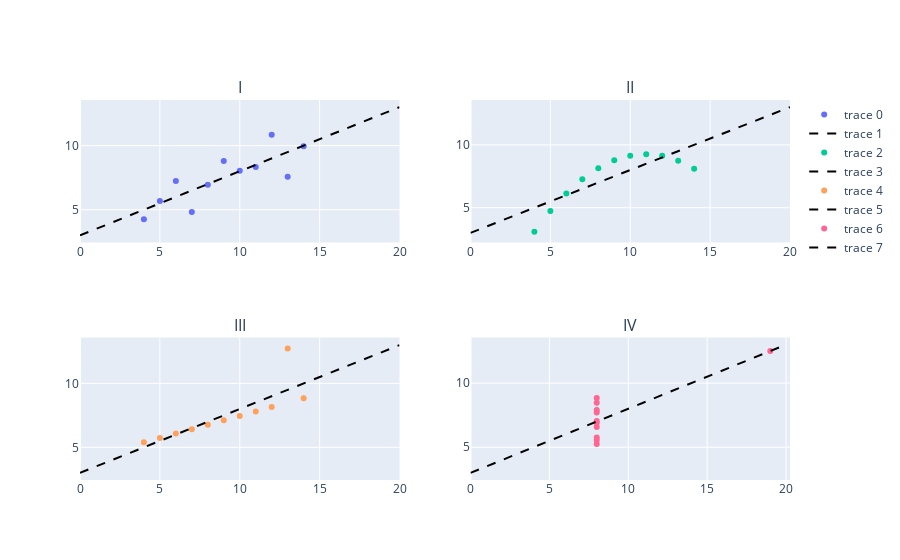

Notebook code for this chart:
### Code cell
import plotly.subplots

pl_fig = plotly.subplots.make_subplots(rows=2, cols=2, subplot_titles=("I", "II", "III", "IV"))

def pl_plot_quartet(df, ax):
    coef = np.polyfit(df.x, df.y, 1)
    poly1d_fn = np.poly1d(coef)
    pl_fig.add_scatter(x=df.x, y=df.y, row=ax[0], col=ax[1], mode="markers")
    pl_fig.add_scatter(x=xs, y=poly1d_fn(xs), row=ax[0], col=ax[1], mode="lines", line_color='black', line_dash='dash') 

pl_plot_quartet(q1, (1,1))
pl_plot_quartet(q2, (1,2))
pl_plot_quartet(q3, (2,1))
pl_plot_quartet(q4, (2,2))

pl_fig.show()

### Figure 1 — Plotly figure (JSON) as saved in the notebook; plotly's stock layout.template omitted (floating-point values rounded to 4 significant figures)
{"data": [{"mode": "markers", "type": "scatter", "x": [10, 8, 13, 9, 11, 14, 6, 4, 12, 7, 5], "xaxis": "x", "y": [8.04, 6.95, 7.58, 8.81, 8.33, 9.96, 7.24, 4.26, 10.84, 4.82, 5.68], "yaxis": "y"}, {"line": {"color": "black", "dash": "dash"}, "mode": "lines", "type": "scatter", "x": [0, 20], "xaxis": "x", "y": [3.0, 13.0], "yaxis": "y"}, {"mode": "markers", "type": "scatter", "x": [10, 8, 13, 9, 11, 14, 6, 4, 12, 7, 5], "xaxis": "x2", "y": [9.14, 8.14, 8.74, 8.77, 9.26, 8.1, 6.13, 3.1, 9.13, 7.26, 4.74], "yaxis": "y2"}, {"line": {"color": "black", "dash": "dash"}, "mode": "lines", "type": "scatter", "x": [0, 20], "xaxis": "x2", "y": [3.001, 13.0], "yaxis": "y2"}, {"mode": "markers", "type": "scatter", "x": [10, 8, 13, 9, 11, 14, 6, 4, 12, 7, 5], "xaxis": "x3", "y": [7.46, 6.77, 12.74, 7.11, 7.81, 8.84, 6.08, 5.39, 8.15, 6.42, 5.73], "yaxis": "y3"}, {"line": {"color": "black", "dash": "dash"}, "mode": "lines", "type": "scatter", "x": [0, 20], "xaxis": "x3", "y": [3.002, 13.0], "yaxis": "y3"}, {"mode": "markers", "type": "scatter", "x": [8, 8, 8, 8, 8, 8, 8, 19, 8, 8, 8], "xaxis": "x4", "y": [6.58, 5.76, 7.71, 8.84, 8.47, 7.04, 5.25, 12.5, 5.56, 7.91, 6.89], "yaxis": "y4"}, {"line": {"color": "black", "dash": "dash"}, "mode": "lines", "type": "scatter", "x": [0, 20], "xaxis": "x4", "y": [3.002, 13.0], "yaxis": "y4"}], "layout": {"annotations": [{"font": {"size": 16}, "showarrow": false, "text": "I", "x": 0.225, "xanchor": "center", "xref": "paper", "y": 1, "yanchor": "bottom", "yref": "paper"}, {"font": {"size": 16}, "showarrow": false, "text": "II", "x": 0.775, "xanchor": "center", "xref": "paper", "y": 1, "yanchor": "bottom", "yref": "paper"}, {"font": {"size": 16}, "showarrow": false, "text": "III", "x": 0.225, "xanchor": "center", "xref": "paper", "y": 0.375, "yanchor": "bottom", "yref": "paper"}, {"font": {"size": 16}, "showarrow": false, "text": "IV", "x": 0.775, "xanchor": "center", "xref": "paper", "y": 0.375, "yanchor": "bottom", "yref": "paper"}], "xaxis": {"anchor": "y", "domain": [0, 0.45]}, "xaxis2": {"anchor": "y2", "domain": [0.55, 1]}, "xaxis3": {"anchor": "y3", "domain": [0, 0.45]}, "xaxis4": {"anchor": "y4", "domain": [0.55, 1]}, "yaxis": {"anchor": "x", "domain": [0.625, 1]}, "yaxis2": {"anchor": "x2", "domain": [0.625, 1]}, "yaxis3": {"anchor": "x3", "domain": [0, 0.375]}, "yaxis4": {"anchor": "x4", "domain": [0, 0.375]}}}
